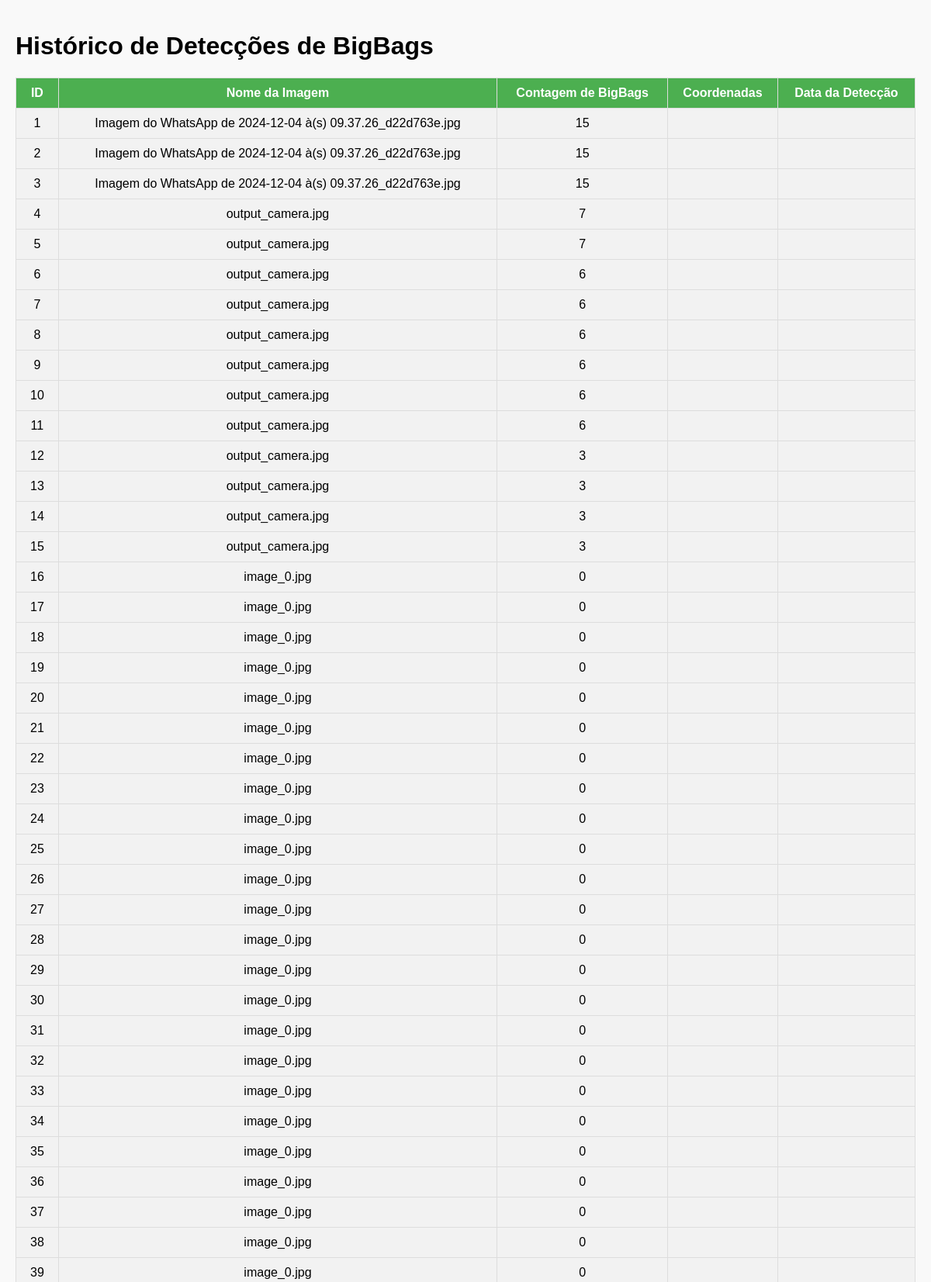
The app's page /history (upper part) with its own data.
### tables this page shows
CREATE TABLE detections (
            id INTEGER PRIMARY KEY AUTOINCREMENT,
            image_name TEXT NOT NULL,
            image_path TEXT NOT NULL,
            count INTEGER NOT NULL
        );

### main.py (the view)
@app.route('/history')
def history():
    try:
        conn = sqlite3.connect('database.db')
        cursor = conn.cursor()
        cursor.execute('SELECT id, image_name, count FROM detections')
        records = cursor.fetchall()
        conn.close()
        return render_template('history.html', records=records)
    except Exception as e:
        print(f"Erro ao acessar o histórico: {e}")
        return "Ocorreu um erro ao acessar o histórico. Verifique o console para mais detalhes."

### templates/history.html (shortened to what this page needs)
<!DOCTYPE html>
<html lang="en">
<head>
</head>
<body>
    <h1>Histórico de Detecções de BigBags</h1>
    <table>
        <thead>
            <tr>
                <th>ID</th>
                <th>Nome da Imagem</th>
                <th>Contagem de BigBags</th>
                <th>Coordenadas</th>
                <th>Data da Detecção</th>
            </tr>
        </thead>
        <tbody>
            {% for record in records %}
                <tr>
                    <td>{{ record[0] }}</td>
                    <td>{{ record[1] }}</td>
                    <td>{{ record[2] }}</td>
                    <td>{{ record[3] }}</td>
                    <td>{{ record[4] }}</td>
                </tr>
            {% endfor %}
        </tbody>
    </table>
</body>
</html>

### templates/history.html (style rules this page uses)
body { font-family: Arial, sans-serif; background-color: #f9f9f9; margin: 0; padding: 20px; }
table { width: 100%; border-collapse: collapse; }
th, td { padding: 10px; border: 1px solid #ddd; text-align: center; }
th { background-color: #4CAF50; color: white; }
td { background-color: #f2f2f2; }

### records on screen
detections: id "1", image_name "Imagem do WhatsApp de 2024-12-04 à(s) 09.37.26_d22d763e.jpg", count "15"
detections: id "2", image_name "Imagem do WhatsApp de 2024-12-04 à(s) 09.37.26_d22d763e.jpg", count "15"
detections: id "3", image_name "Imagem do WhatsApp de 2024-12-04 à(s) 09.37.26_d22d763e.jpg", count "15"
detections: id "4", image_name "output_camera.jpg", count "7"
detections: id "5", image_name "output_camera.jpg", count "7"
detections: id "6", image_name "output_camera.jpg", count "6"
detections: id "7", image_name "output_camera.jpg", count "6"
detections: id "8", image_name "output_camera.jpg", count "6"
detections: id "9", image_name "output_camera.jpg", count "6"
detections: id "10", image_name "output_camera.jpg", count "6"
detections: id "11", image_name "output_camera.jpg", count "6"
detections: id "12", image_name "output_camera.jpg", count "3"
detections: id "13", image_name "output_camera.jpg", count "3"
detections: id "14", image_name "output_camera.jpg", count "3"
detections: id "15", image_name "output_camera.jpg", count "3"
detections: id "16", image_name "image_0.jpg", count "0"
detections: id "17", image_name "image_0.jpg", count "0"
detections: id "18", image_name "image_0.jpg", count "0"
detections: id "19", image_name "image_0.jpg", count "0"
detections: id "20", image_name "image_0.jpg", count "0"
detections: id "21", image_name "image_0.jpg", count "0"
detections: id "22", image_name "image_0.jpg", count "0"
detections: id "23", image_name "image_0.jpg", count "0"
detections: id "24", image_name "image_0.jpg", count "0"
detections: id "25", image_name "image_0.jpg", count "0"
detections: id "26", image_name "image_0.jpg", count "0"
detections: id "27", image_name "image_0.jpg", count "0"
detections: id "28", image_name "image_0.jpg", count "0"
detections: id "29", image_name "image_0.jpg", count "0"
detections: id "30", image_name "image_0.jpg", count "0"
detections: id "31", image_name "image_0.jpg", count "0"
detections: id "32", image_name "image_0.jpg", count "0"
detections: id "33", image_name "image_0.jpg", count "0"
detections: id "34", image_name "image_0.jpg", count "0"
detections: id "35", image_name "image_0.jpg", count "0"
detections: id "36", image_name "image_0.jpg", count "0"
detections: id "37", image_name "image_0.jpg", count "0"
detections: id "38", image_name "image_0.jpg", count "0"
detections: id "39", image_name "image_0.jpg", count "0"
